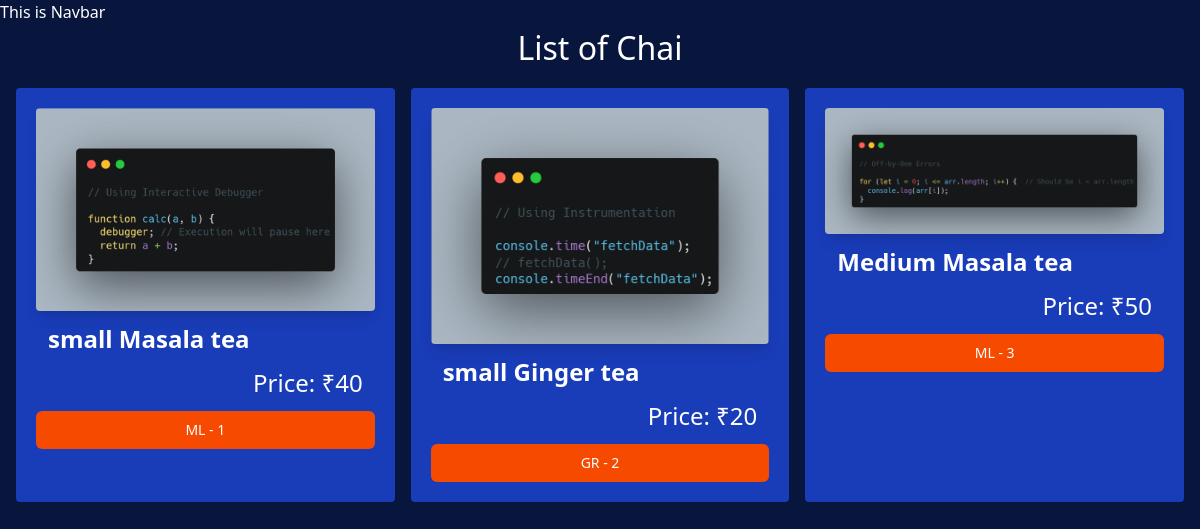
/myapp/, run on an earlier commit of the app's database.
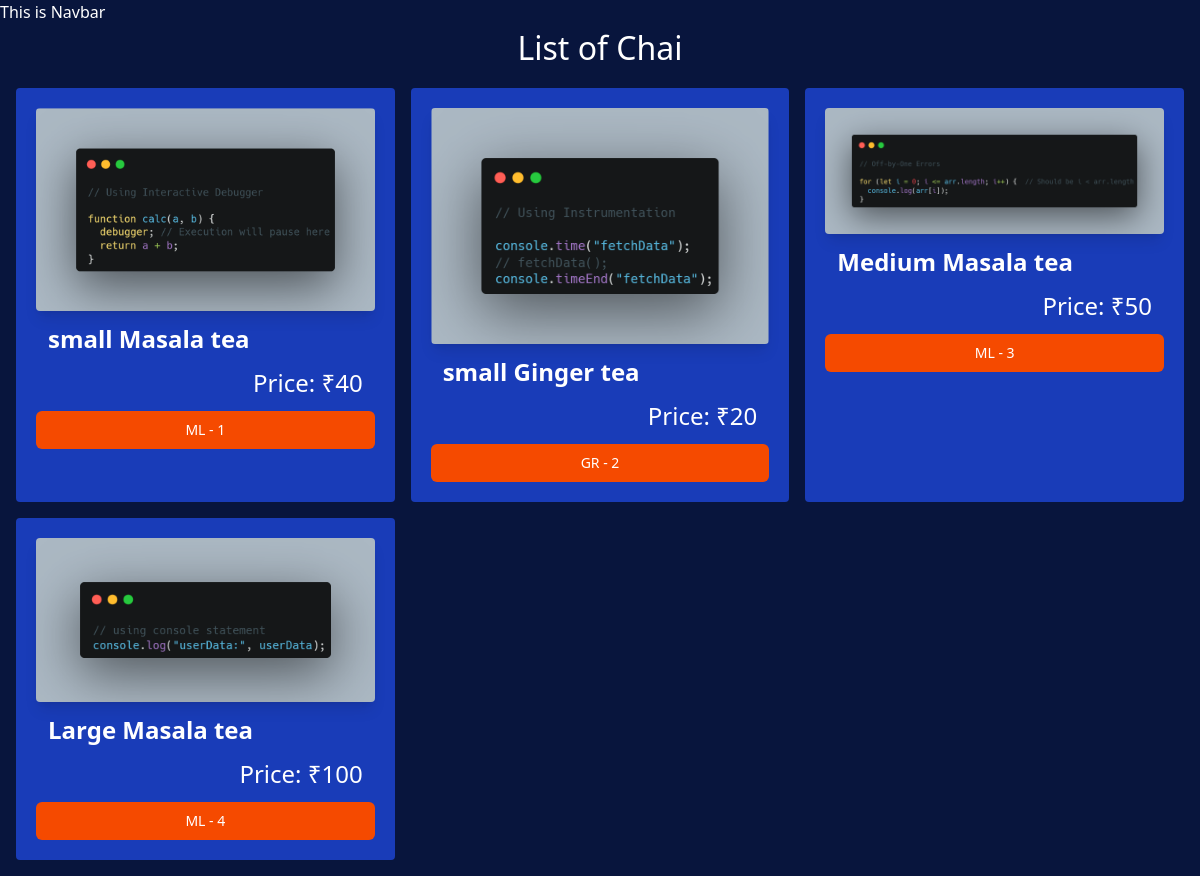
And on a later commit of the database.
### myapp/models.py (models this page shows, shortened)
class ChaiVarity(models.Model):
    CHAI_TYPE_CHOICE = [
        ('ML', 'MASALA'),
        ('GR', 'GINGER'),
        ('KL', 'KIWI'),
        ('PL', 'PLAIN'),
        ('EL', 'ELACHI'),
    ]
    name = models.CharField(max_length=100)
    image = models.ImageField(upload_to='myapps/')
    price = models.IntegerField(default=0)
    date_added = models.DateTimeField(default=timezone.now)
    type = models.CharField(max_length=2, choices=CHAI_TYPE_CHOICE)
    description = models.TextField(default='')

### myapp/views.py (the view)
# urls.py: path('', views.all_chai, name='all_chai'),
def all_chai(request):
    chais = ChaiVarity.objects.all()
    return render(request, 'myapp/all_chai.html', {'chais': chais})

### myapp/templates/myapp/all_chai.html (shortened to what this page needs)
{% extends "layout.html" %}
{% block content %}
<h2>List of Chai</h2>
<div class="grid grid-cols-3 gap-4 m-4">
{% for chai in chais  %}
<div class="bg-blue-800 p-5 rounded">
    <img class="rounded shadow-lg" src="{{chai.image.url}}" alt="">
    <div class="flex-col">
        <h3 class="text-2xl m-3 font-bold text-left">{{chai.name}}</h3>
        <h4 class="text-2xl m-3 font-normal text-right">Price: ₹{{ chai.price }}</h4>
    </div>
    <a href="{% url 'chai_detail' chai.id %}">
        <button type="button" class="inline-flex items-center w-[100%] justify-center px-4 py-2
       border border-transparent text-sm font-medium rounded-md
       text-white bg-orange-600 hover:bg-orange-700
       focus:outline-none focus:ring-2 focus:ring-offset-2
       focus:ring-orange-500">
            {{chai.type}} - {{chai.id}}
        </button>
    </a>
</div>
{% endfor %}
</div>
{% endblock %}

### templates/layout.html (shortened to what this page needs)
{% load static tailwind_tags %}
{% load static %}
<!DOCTYPE html>
<html lang="en">
<head>
    <link rel="stylesheet" href="{% static 'style.css' %}">
    {% tailwind_css %}
</head>
<body>
    <nav>This is Navbar</nav>
    {% block content %}{% endblock %}
</body>
</html>

### static/style.css (style rules this page uses)
body { background-color: #08153d; color: #ffff; }
h2 { text-align: center; font-size: 2em; }

What changed in the data, as far as the page shows it:
added ChaiVarity: image (picture), name "Large Masala tea", price "100", type "ML", id "4"
